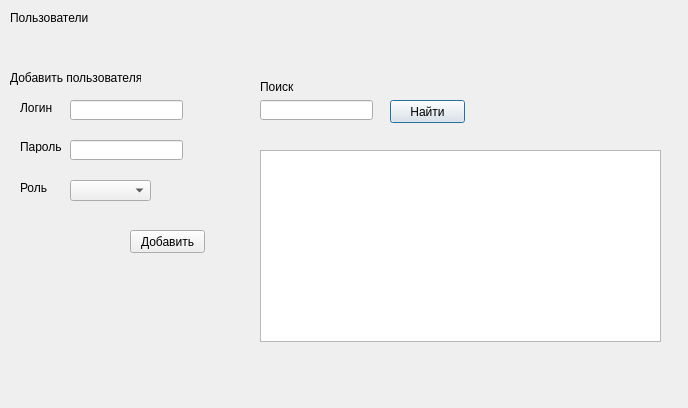
<?xml version="1.0" encoding="UTF-8"?>
<ui version="4.0">
 <class>Users</class>
 <widget class="QDialog" name="Users">
  <property name="geometry">
   <rect>
    <x>0</x>
    <y>0</y>
    <width>688</width>
    <height>408</height>
   </rect>
  </property>
  <property name="windowTitle">
   <string>Пользователи</string>
  </property>
  <widget class="QLabel" name="L_SEARCH">
   <property name="geometry">
    <rect>
     <x>260</x>
     <y>80</y>
     <width>47</width>
     <height>13</height>
    </rect>
   </property>
   <property name="text">
    <string>Поиск</string>
   </property>
  </widget>
  <widget class="QLineEdit" name="LE_SEARCH">
   <property name="geometry">
    <rect>
     <x>260</x>
     <y>100</y>
     <width>113</width>
     <height>20</height>
    </rect>
   </property>
  </widget>
  <widget class="QPushButton" name="PB_SEARCH">
   <property name="geometry">
    <rect>
     <x>390</x>
     <y>100</y>
     <width>75</width>
     <height>23</height>
    </rect>
   </property>
   <property name="text">
    <string>Найти</string>
   </property>
  </widget>
  <widget class="QLabel" name="L_USERS">
   <property name="geometry">
    <rect>
     <x>10</x>
     <y>10</y>
     <width>81</width>
     <height>16</height>
    </rect>
   </property>
   <property name="text">
    <string>Пользователи</string>
   </property>
  </widget>
  <widget class="QLabel" name="L_ADDUSER">
   <property name="geometry">
    <rect>
     <x>10</x>
     <y>70</y>
     <width>131</width>
     <height>16</height>
    </rect>
   </property>
   <property name="text">
    <string>Добавить пользователя</string>
   </property>
  </widget>
  <widget class="QLineEdit" name="LE_LOGIN">
   <property name="geometry">
    <rect>
     <x>70</x>
     <y>100</y>
     <width>113</width>
     <height>20</height>
    </rect>
   </property>
  </widget>
  <widget class="QLineEdit" name="LE_PASSWORD">
   <property name="geometry">
    <rect>
     <x>70</x>
     <y>140</y>
     <width>113</width>
     <height>20</height>
    </rect>
   </property>
  </widget>
  <widget class="QComboBox" name="CB_ROLE">
   <property name="geometry">
    <rect>
     <x>70</x>
     <y>180</y>
     <width>81</width>
     <height>21</height>
    </rect>
   </property>
   <property name="editable">
    <bool>false</bool>
   </property>
  </widget>
  <widget class="QPushButton" name="PB_ADDUSER">
   <property name="geometry">
    <rect>
     <x>130</x>
     <y>230</y>
     <width>75</width>
     <height>23</height>
    </rect>
   </property>
   <property name="text">
    <string>Добавить</string>
   </property>
  </widget>
  <widget class="QLabel" name="L_LOGIN">
   <property name="geometry">
    <rect>
     <x>20</x>
     <y>100</y>
     <width>41</width>
     <height>16</height>
    </rect>
   </property>
   <property name="text">
    <string>Логин</string>
   </property>
  </widget>
  <widget class="QLabel" name="L_PASSWORD">
   <property name="geometry">
    <rect>
     <x>20</x>
     <y>140</y>
     <width>47</width>
     <height>13</height>
    </rect>
   </property>
   <property name="text">
    <string>Пароль</string>
   </property>
  </widget>
  <widget class="QLabel" name="L_ROLE">
   <property name="geometry">
    <rect>
     <x>20</x>
     <y>180</y>
     <width>31</width>
     <height>16</height>
    </rect>
   </property>
   <property name="text">
    <string>Роль</string>
   </property>
  </widget>
  <widget class="QTableView" name="TV_RESULT">
   <property name="geometry">
    <rect>
     <x>260</x>
     <y>150</y>
     <width>401</width>
     <height>192</height>
    </rect>
   </property>
  </widget>
 </widget>
 <resources/>
 <connections/>
</ui>
